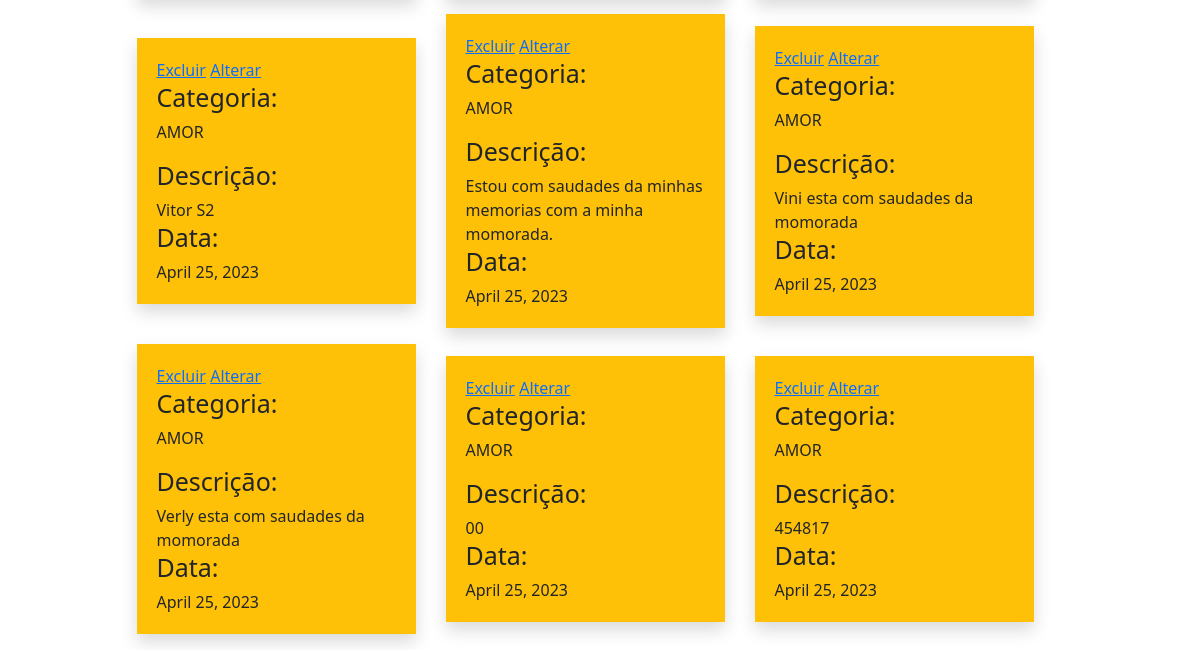
Before: / (lower part) with the older database file.
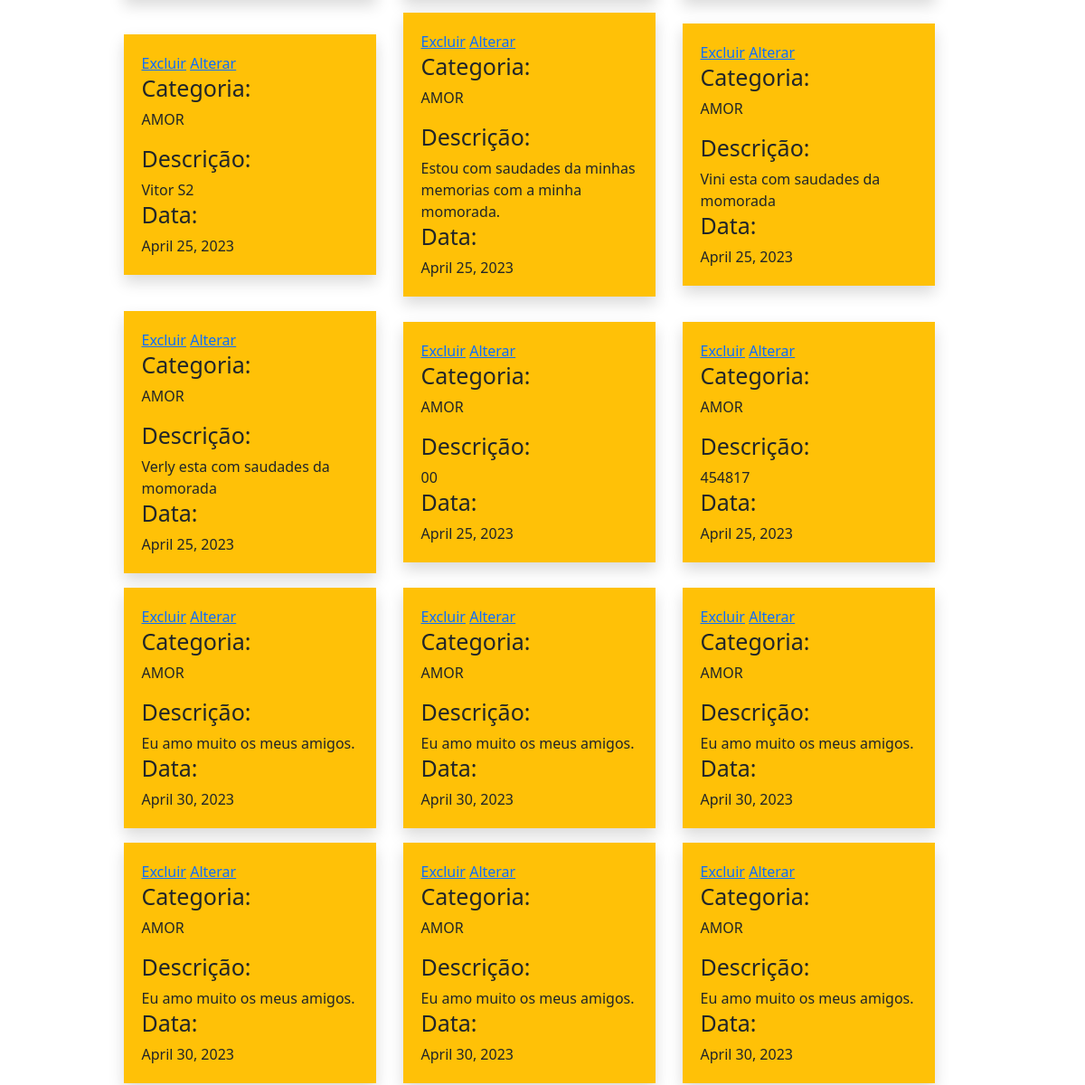
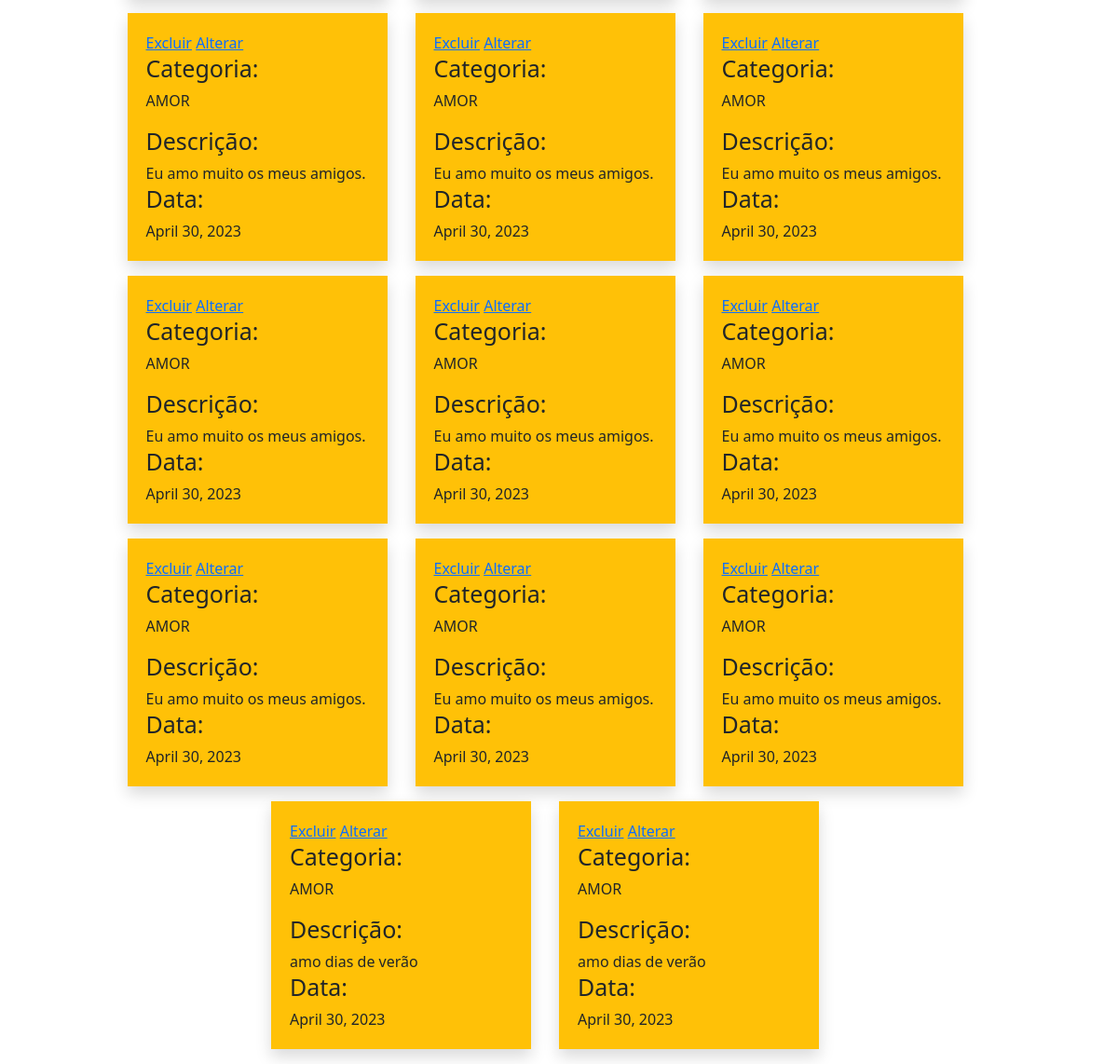
After: the same page with the newer database file (2 pictures, top to bottom).
### usuario/models.py (models this page shows, shortened)
class Postit(models.Model):
    descricao = models.CharField(max_length=250, verbose_name='descricao_postit')
    data = models.DateField(auto_now_add=True, verbose_name='data')
    categoria = models.ForeignKey(
        Categoria, verbose_name='categoria', on_delete=models.RESTRICT
    )

class Categoria(models.Model):
    nome = models.CharField(max_length=20, verbose_name='categoria')
    def __str__(self):
        return self.nome

### usuario/views.py (the view)
# urls.py: path('', views.index, name='index'),
def index (request):
    PostIfform = PostItForm()
    if request.method == 'POST':
        PostIfform = PostItForm(request.POST)
        if PostIfform.is_valid():
            PostIfform.save()
            PostIfform = PostItForm()
    context={
        'form': PostIfform,
        'posts': Postit.objects.all(),
        'categorias': Categoria.objects.all()
    }
    return render(request, 'index.html', context)

### usuario/templates/index.html (shortened to what this page needs)
<!DOCTYPE html>
<html lang="en">
<head>
    <link href="https://cdn.jsdelivr.net/npm/bootstrap@5.3.0-alpha3/dist/css/bootstrap.min.css" rel="stylesheet"
>
    <link rel="stylesheet" href="../static/css/style.css">
</head>
<body class="container-fluid">
    <main>
        <div class="row">
            <div id="local_post" class="d-flex flex-wrap">
                {% for post in posts %}
                    <div class="shadow bg-warning col-3 mb-3">
			<a href="#" id="btn-excluir">Excluir</a>
			<a href="#" id="btn-alterar-jquery">Alterar</a>
                        <h1>Categoria:</h1>
                        <p id="categoria_usada">{{post.categoria}}</p>
                        <h1>Descrição:</h1>
                        {{post.descricao}}
                        <br>
                        <h1>Data:</h1>
                        {{post.data}}
                    </div>
                {% endfor %}
            </div>
           </div>
    </main>
</body>
</html>

Changed rows visible on the page:
added Postit: categoria "AMOR", descricao "Eu amo muito os meus amigos.", data "April 30, 2023"
added Postit: categoria "AMOR", descricao "Eu amo muito os meus amigos.", data "April 30, 2023"
added Postit: categoria "AMOR", descricao "Eu amo muito os meus amigos.", data "April 30, 2023"
added Postit: categoria "AMOR", descricao "Eu amo muito os meus amigos.", data "April 30, 2023"
added Postit: categoria "AMOR", descricao "Eu amo muito os meus amigos.", data "April 30, 2023"
added Postit: categoria "AMOR", descricao "Eu amo muito os meus amigos.", data "April 30, 2023"
added Postit: categoria "AMOR", descricao "Eu amo muito os meus amigos.", data "April 30, 2023"
added Postit: categoria "AMOR", descricao "Eu amo muito os meus amigos.", data "April 30, 2023"
added Postit: categoria "AMOR", descricao "Eu amo muito os meus amigos.", data "April 30, 2023"
added Postit: categoria "AMOR", descricao "Eu amo muito os meus amigos.", data "April 30, 2023"
added Postit: categoria "AMOR", descricao "Eu amo muito os meus amigos.", data "April 30, 2023"
added Postit: categoria "AMOR", descricao "Eu amo muito os meus amigos.", data "April 30, 2023"
added Postit: categoria "AMOR", descricao "Eu amo muito os meus amigos.", data "April 30, 2023"
added Postit: categoria "AMOR", descricao "Eu amo muito os meus amigos.", data "April 30, 2023"
added Postit: categoria "AMOR", descricao "Eu amo muito os meus amigos.", data "April 30, 2023"
added Postit: categoria "AMOR", descricao "amo dias de verão", data "April 30, 2023"
added Postit: categoria "AMOR", descricao "amo dias de verão", data "April 30, 2023"
